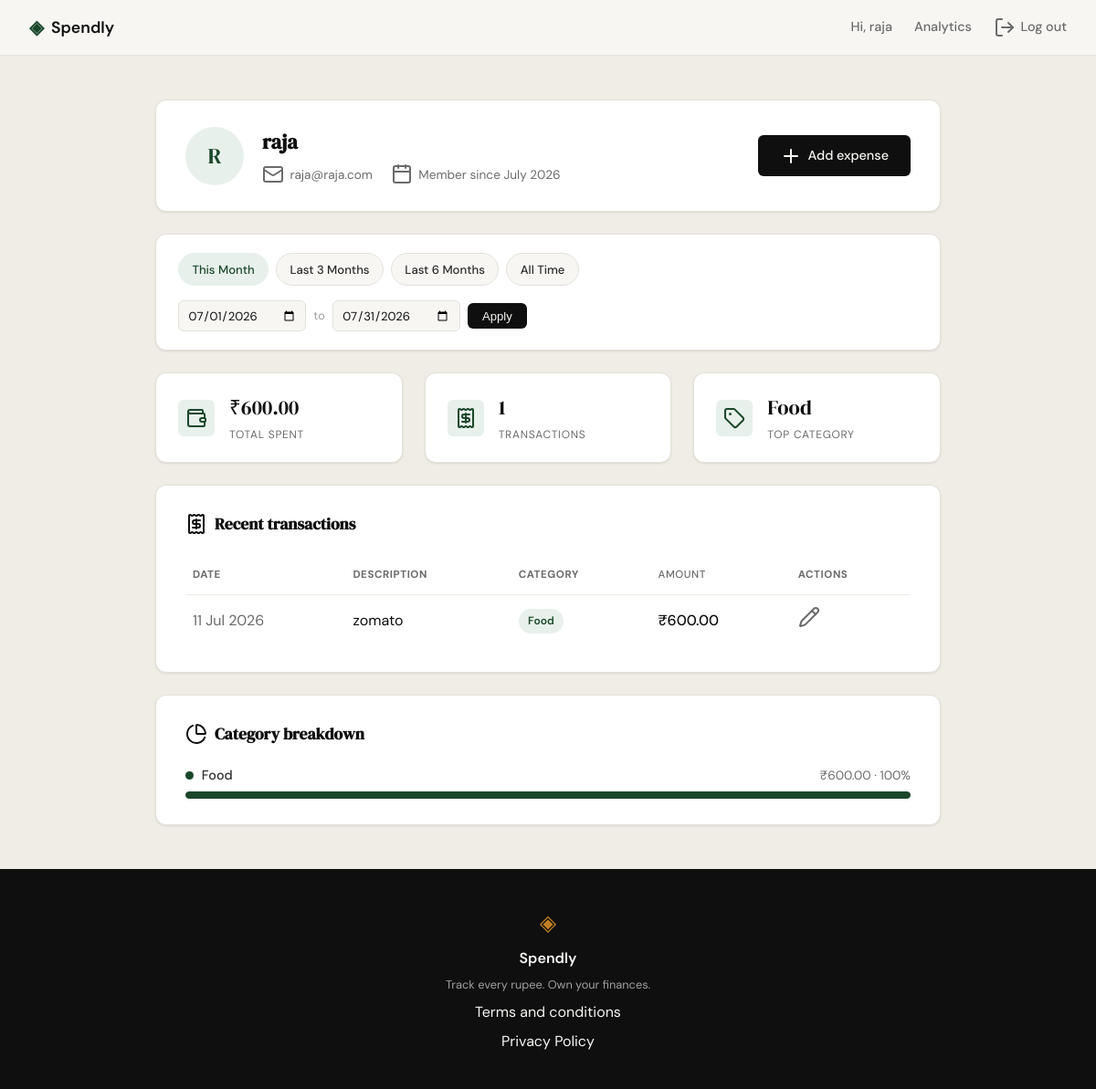
The app's page /profile?date_from=2026-07-01&date_to=2026-07-31 (signed in) with its own data.
### tables this page shows
CREATE TABLE users (
                id INTEGER PRIMARY KEY AUTOINCREMENT,
                name TEXT NOT NULL,
                email TEXT UNIQUE NOT NULL,
                password_hash TEXT NOT NULL,
                created_at TEXT DEFAULT (datetime('now'))
            );

CREATE TABLE expenses (
                id INTEGER PRIMARY KEY AUTOINCREMENT,
                user_id INTEGER NOT NULL,
                amount REAL NOT NULL,
                category TEXT NOT NULL,
                date TEXT NOT NULL,
                description TEXT,
                created_at TEXT DEFAULT (datetime('now')),
                FOREIGN KEY (user_id) REFERENCES users (id)
            );

### app.py (the view)
@app.route("/profile")
@login_required
def profile():
    db_user = get_user_by_id(session["user_id"])
    name_parts = db_user["name"].split()
    initials = "".join(p[0] for p in name_parts[:2]).upper()
    user = {
        "name": db_user["name"],
        "email": db_user["email"],
        "initials": initials,
        "member_since": db_user["member_since"],
    }
    date_from_str, date_to_str = _resolve_date_filter(request.args)
    stats = get_summary_stats(session["user_id"], date_from_str, date_to_str)
    summary = {
        "total_spent": f"₹{stats['total_spent']:,.2f}",
        "transaction_count": stats["transaction_count"],
        "top_category": stats["top_category"],
    }
    raw_transactions = get_recent_transactions(
        session["user_id"], date_from=date_from_str, date_to=date_to_str
    )
    transactions = [
        {
            "id": t["id"],
            "date": datetime.strptime(t["date"], "%Y-%m-%d").strftime("%d %b %Y"),
            "description": t["description"],
            "category": t["category"],
            "amount": f"₹{t['amount']:,.2f}",
        }
        for t in raw_transactions
    ]
    raw_categories = get_category_breakdown(
        session["user_id"], date_from=date_from_str, date_to=date_to_str
    )
    categories = [
        {
            "category": c["name"],
            "amount": f"₹{c['amount']:,.2f}",
            "percent": c["pct"],
        }
        for c in raw_categories
    ]
    presets = _build_presets(date.today())
    for preset in presets:
        preset["active"] = (
            preset["date_from"] == date_from_str and preset["date_to"] == date_to_str
        )
    return render_template(
        "profile.html",
        user=user, summary=summary,
        transactions=transactions, categories=categories,
        presets=presets,
        active_date_from=date_from_str, active_date_to=date_to_str,
    )

### app.py (called while the page is built)
def login_required(view):
    @wraps(view)
    def wrapped_view(*args, **kwargs):
        if not session.get("user_id"):
            return redirect(url_for("login"))
        return view(*args, **kwargs)
    return wrapped_view

def _parse_iso_date(value):
    if not value:
        return None
    try:
        return datetime.strptime(value, "%Y-%m-%d").date()
    except ValueError:
        return None

def _subtract_months(d, months):
    total = d.month - 1 - months
    year = d.year + total // 12
    month = total % 12 + 1
    day = min(d.day, calendar.monthrange(year, month)[1])
    return date(year, month, day)

def _resolve_date_filter(args):
    parsed_from = _parse_iso_date(args.get("date_from"))
    parsed_to = _parse_iso_date(args.get("date_to"))
    if parsed_from and parsed_to:
        if parsed_from > parsed_to:
            flash("Start date must be before end date.", "error")
        else:
            return parsed_from.isoformat(), parsed_to.isoformat()
    return None, None

def _build_presets(today):
    last_day = calendar.monthrange(today.year, today.month)[1]
    month_start = today.replace(day=1)
    month_end = today.replace(day=last_day)
    return [
        {
            "label": "This Month",
            "date_from": month_start.isoformat(),
            "date_to": month_end.isoformat(),
        },
        {
            "label": "Last 3 Months",
            "date_from": _subtract_months(today, 3).isoformat(),
            "date_to": today.isoformat(),
        },
        {
            "label": "Last 6 Months",
            "date_from": _subtract_months(today, 6).isoformat(),
            "date_to": today.isoformat(),
        },
        {
            "label": "All Time",
            "date_from": None,
            "date_to": None,
        },
    ]

### database/db.py (called while the page is built)
def get_db():
    conn = sqlite3.connect(DB_PATH)
    conn.row_factory = sqlite3.Row
    conn.execute("PRAGMA foreign_keys = ON")
    return conn

### database/queries.py (called while the page is built)
def _date_range_filter(date_from, date_to):
    if date_from and date_to:
        return " AND date BETWEEN ? AND ?", (date_from, date_to)
    return "", ()

### templates/profile.html (shortened to what this page needs)
{% extends "base.html" %}
{% block head %}
<link rel="stylesheet" href="{{ url_for('static', filename='css/profile.css') }}">
{% endblock %}
{% block content %}
<section class="profile-page">
    <div class="profile-container">
        <div class="profile-hero">
            <div class="profile-avatar">{{ user.initials }}</div>
            <div class="profile-hero-info">
                <h1 class="profile-name">{{ user.name }}</h1>
                <div class="profile-meta-row">
                    <span class="meta-item"><i data-lucide="mail"></i>{{ user.email }}</span>
                    <span class="meta-item"><i data-lucide="calendar"></i>Member since {{ user.member_since }}</span>
                </div>
            </div>
            <a href="{{ url_for('add_expense') }}" class="btn-primary profile-hero-action">
                <i data-lucide="plus"></i>Add expense
            </a>
        </div>
        <div class="filter-bar">
            <div class="filter-presets">
                {% for preset in presets %}
                <a href="{{ url_for('profile', date_from=preset.date_from, date_to=preset.date_to) }}"
                   class="filter-preset-btn{% if preset.active %} active{% endif %}">
                    {{ preset.label }}
                </a>
                {% endfor %}
            </div>
            <form method="GET" action="{{ url_for('profile') }}" class="filter-custom-range">
                <input type="date" name="date_from" class="filter-date-input"
                       value="{{ active_date_from or '' }}" aria-label="Start date">
                <span class="filter-range-sep">to</span>
                <input type="date" name="date_to" class="filter-date-input"
                       value="{{ active_date_to or '' }}" aria-label="End date">
                <button type="submit" class="filter-apply-btn">Apply</button>
            </form>
        </div>
        <div class="stats-row">
            <div class="stat-card">
                <div class="stat-icon"><i data-lucide="wallet"></i></div>
                <div class="stat-body">
                    <span class="stat-value">{{ summary.total_spent }}</span>
                    <span class="stat-label">Total spent</span>
                </div>
            </div>
            <div class="stat-card">
                <div class="stat-icon"><i data-lucide="receipt"></i></div>
                <div class="stat-body">
                    <span class="stat-value">{{ summary.transaction_count }}</span>
                    <span class="stat-label">Transactions</span>
                </div>
            </div>
            <div class="stat-card">
                <div class="stat-icon"><i data-lucide="tag"></i></div>
                <div class="stat-body">
                    <span class="stat-value">{{ summary.top_category }}</span>
                    <span class="stat-label">Top category</span>
                </div>
            </div>
        </div>
        <div class="profile-card">
            <div class="card-header">
                <h2 class="section-title"><i data-lucide="receipt"></i>Recent transactions</h2>
            </div>
            <div class="table-wrap">
                <table class="table">
                    <thead>
                        <tr>
                            <th>Date</th>
                            <th>Description</th>
                            <th>Category</th>
                            <th class="amount-cell">Amount</th>
                            <th class="actions-cell">Actions</th>
                        </tr>
                    </thead>
                    <tbody>
                        {% for tx in transactions %}
                        <tr>
                            <td class="date-cell">{{ tx.date }}</td>
                            <td>{{ tx.description }}</td>
                            <td><span class="badge badge-{{ tx.category | lower }}">{{ tx.category }}</span></td>
                            <td class="amount-cell">{{ tx.amount }}</td>
                            <td class="actions-cell">
                                <a href="{{ url_for('edit_expense', id=tx.id) }}" class="row-action-link" aria-label="Edit expense">
                                    <i data-lucide="pencil"></i>
                                </a>
                            </td>
                        </tr>
                        {% endfor %}
                    </tbody>
                </table>
            </div>
        </div>
        <div class="profile-card">
            <div class="card-header">
                <h2 class="section-title"><i data-lucide="pie-chart"></i>Category breakdown</h2>
            </div>
            <div class="category-bars">
                {% for cat in categories %}
                {% set width = [cat.percent // 10 * 10, 10] | max %}
                <div class="category-bar-row">
                    <div class="category-bar-top">
                        <span class="category-bar-label">
                            <span class="category-dot category-dot-{{ cat.category | lower }}"></span>
                            {{ cat.category }}
                        </span>
                        <span class="category-bar-amount">{{ cat.amount }} · {{ cat.percent }}%</span>
                    </div>
                    <div class="category-bar-track">
                        <div class="category-bar-fill category-fill-{{ cat.category | lower }} bar-w-{{ width }}"></div>
                    </div>
                </div>
                {% endfor %}
            </div>
        </div>
    </div>
</section>
{% endblock %}

### templates/base.html (shortened to what this page needs)
<!DOCTYPE html>
<html lang="en">
<head>
    <link rel="stylesheet" href="{{ url_for('static', filename='css/style.css') }}">
    {% block head %}{% endblock %}
</head>
<body>
    <nav class="navbar">
        <div class="nav-inner">
            <a href="{{ url_for('landing') }}" class="nav-brand">
                <span class="brand-icon">◈</span>
                <span class="brand-name">Spendly</span>
            </a>
            <div class="nav-links">
                {% if session.user_id %}
                <a href="{{ url_for('profile') }}">Hi, {{ session.user_name }}</a>
                <a href="{{ url_for('analytics') }}"{% if request.endpoint == 'analytics' %} class="active"{% endif %}>Analytics</a>
                <a href="{{ url_for('logout') }}" class="nav-link-icon"><i data-lucide="log-out"></i>Log out</a>
                {% else %}
                <a href="{{ url_for('login') }}">Sign in</a>
                <a href="{{ url_for('register') }}" class="nav-cta">Get started</a>
                {% endif %}
            </div>
        </div>
    </nav>
    <main class="main-content">
        {% block content %}{% endblock %}
    </main>
    <footer class="footer">
        <div class="footer-inner">
            <span class="brand-icon">◈</span>
            <span class="footer-name">Spendly</span>
            <p class="footer-copy">Track every rupee. Own your finances.</p>
            <a href="{{ url_for('terms') }}">Terms and conditions</a>
            <a href="{{ url_for('privacy') }}">Privacy Policy</a>
        </div>
    </footer>
</body>
</html>

### static/css/style.css (style rules this page uses)
:root { --ink: #0f0f0f; --ink-soft: #2d2d2d; --ink-muted: #6b6b6b; --ink-faint: #a0a0a0; --paper: #f7f6f3; --paper-warm: #f0ede6; --paper-card: #ffffff; --accent: #1a472a; --accent-light: #e8f0eb; --accent-2: #c17f24; --accent-2-light: #fdf3e3; --danger: #c0392b; --danger-light: #fdecea; --danger-border: #f5c6c2; --border: #e4e1da; --border-soft: #eeebe4; --font-display: 'DM Serif Display', Georgia, serif; --font-body: 'DM Sans', system-ui, sans-serif; --max-width: 1200px; --auth-width: 440px; --radius-sm: 6px; --radius-md: 12px; --radius-lg: 20px; }
*, *::before, *::after { box-sizing: border-box; margin: 0; padding: 0; }
html { font-size: 16px; scroll-behavior: smooth; }
body { background: var(--paper); color: var(--ink); font-family: var(--font-body); font-size: 1rem; line-height: 1.6; -webkit-font-smoothing: antialiased; }
a { color: inherit; text-decoration: none; }
.navbar { position: sticky; top: 0; z-index: 100; background: var(--paper); border-bottom: 1px solid var(--border); padding: 0 2rem; }
.nav-inner { max-width: var(--max-width); margin: 0 auto; height: 60px; display: flex; align-items: center; justify-content: space-between; }
.nav-brand { display: flex; align-items: center; gap: 0.5rem; font-family: var(--font-body); font-weight: 600; font-size: 1.1rem; color: var(--ink); }
.brand-icon { color: var(--accent); font-size: 1.3rem; }
.brand-name { color: var(--ink); }
.nav-links { display: flex; align-items: center; gap: 1.5rem; font-size: 0.9rem; font-weight: 500; }
.nav-links a { color: var(--ink-muted); transition: color 0.2s; }
.nav-link-icon { display: inline-flex; align-items: center; gap: 0.35rem; }
.main-content { min-height: calc(100vh - 60px - 100px); }
.btn-primary { display: inline-block; background: var(--ink); color: var(--paper); padding: 0.65rem 1.5rem; border-radius: var(--radius-sm); font-family: var(--font-body); font-size: 0.9rem; font-weight: 500; cursor: pointer; border: none; transition: background 0.2s; text-decoration: none; }
.footer { background: var(--ink); color: var(--paper); padding: 2.5rem 2rem; text-align: center; }
.footer-inner { display: flex; flex-direction: column; align-items: center; gap: 0.4rem; }
.footer .brand-icon { color: var(--accent-2); font-size: 1.5rem; }
.footer-name { font-weight: 600; font-size: 1rem; }
.footer-copy { font-size: 0.8rem; color: var(--ink-faint); }

### records on screen
users: user_name "raja", name "raja", email "raja@raja.com"
expenses: date "11 Jul 2026", description "zomato", category "Food", amount "₹600.00"

### other values on screen
{{ user.initials }} "R"
{{ user.member_since }} "July 2026"
{{ preset.label }} "This Month" "Last 3 Months" "Last 6 Months" "All Time"
{{ summary.total_spent }} "₹600.00"
{{ summary.transaction_count }} "1"
{{ summary.top_category }} "Food"
{{ cat.category }} "Food"
{{ cat.amount }} "₹600.00"
{{ cat.percent }} "100"
